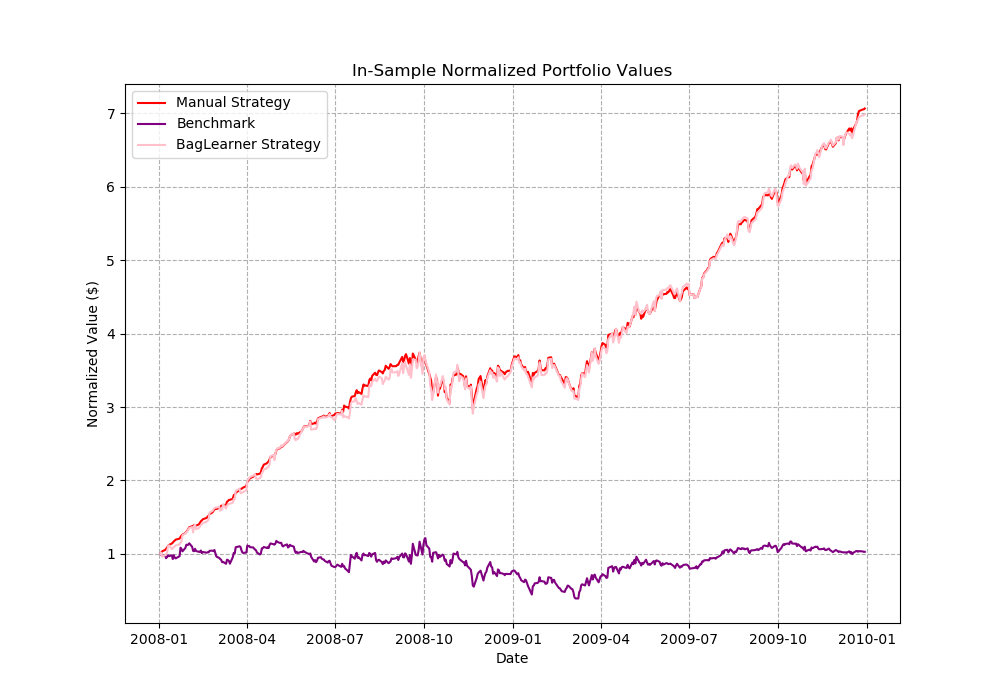

Source code (Python):
import util
import ManualStrategy
import StrategyLearner
import pandas as pd
import marketsimcode
import datetime as dt
import matplotlib.pyplot as plt


def author():
    return 'jpb6'  # replace tb34 with your Georgia Tech username.


def inSample():
    start_date = dt.datetime(2008, 1, 1)
    end_date = dt.datetime(2009, 12, 30)
    symbols = ["JPM"]
    trades, long, short = ManualStrategy.manualStrategy(symbols, start_date, end_date, starting_value=100000)
    manualPortVals = marketsimcode.compute_portvals(orders_df=trades, impact=9.95, commission=0.005)
    crManual = (manualPortVals[-1] / manualPortVals[0]) - 1
    drManual = (manualPortVals[1:] / manualPortVals.shift(1)) - 1
    std_drManual = drManual.std()
    mean_drManual = drManual.mean()
    manualNorm = manualPortVals / manualPortVals[0]

    benchmarkPortVals = pd.DataFrame(util.get_data(["JPM"], pd.date_range(start_date, end_date)))
    benchmarkPortVals.fillna(method='ffill', inplace=True)
    benchmarkPortVals.fillna(method='bfill', inplace=True)
    benchmarkPortVals = benchmarkPortVals.drop(['SPY'], axis=1)
    crBenchmark = (benchmarkPortVals.iloc[-1] / benchmarkPortVals.iloc[0]) - 1
    drBenchmark = (benchmarkPortVals.iloc[1:] / benchmarkPortVals.shift(1)) - 1
    std_drBenchmark = drBenchmark.std()
    mean_drBenchmark = drBenchmark.mean()
    benchmarkNorm = benchmarkPortVals / benchmarkPortVals.iloc[0]

    learner = StrategyLearner.StrategyLearner(verbose=True, impact=0.000)
    learner.add_evidence(symbol='JPM', sd=start_date, ed=end_date, sv=100000)
    trades = learner.testPolicy(symbol='JPM', sd=start_date, ed=end_date, sv=100000)

    portvals = marketsimcode.compute_portvals(orders_df=trades, impact=9.95, commission=0.005)
    cr = (portvals[-1] / portvals[0]) - 1
    dr = (portvals[1:] / portvals.shift(1)) - 1
    std_dr = dr.std()
    mean_dr = dr.mean()
    norm = portvals / portvals[0]

    f = open("p8_exp1_results.txt", "a")
    f.truncate(0)
    f.write(
        "MANUAL STRAT VALS: \n CR = " + str(crManual) + "\n STD_DR = " + str(std_drManual) + "\n MEAN_DR = " + str(
            mean_drManual) +
        "\n\nBENCHMARK STRAT VALS: \n CR = " + str(crBenchmark) + "\n STD_DR = " + str(
            std_drBenchmark) + "\n MEAN_DR = " + str(mean_drBenchmark) + "\n" +
        "\n\nBAGLEARNER STRAT VALS: \n CR = " + str(cr) + "\n STD_DR = " + str(
            std_dr) + "\n MEAN_DR = " + str(mean_dr) + "\n")
    f.close()

    f = plt.figure()
    f.set_figwidth(10)
    f.set_figheight(7)
    plt.plot(manualNorm, label="Manual Strategy", color="red")
    plt.plot(benchmarkNorm, label="Benchmark", color="purple")
    plt.plot(norm, label="BagLearner Strategy", color="pink")
    plt.grid(linestyle="--")
    plt.legend(loc="best")
    plt.title("In-Sample Normalized Portfolio Values")
    plt.xlabel("Date")
    plt.ylabel("Normalized Value ($)")
    plt.savefig("experiment1.png")
    plt.clf()
    plt.close(f)


def outSample():
    start_date = dt.datetime(2010, 1, 1)
    end_date = dt.datetime(2011, 12, 30)
    symbols = ["JPM"]
    trades, long, short = ManualStrategy.manualStrategy(symbols, start_date, end_date, starting_value=100000)
    manualPortVals = marketsimcode.compute_portvals(orders_df=trades, impact=9.95, commission=0.005)
    crManual = (manualPortVals[-1] / manualPortVals[0]) - 1
    drManual = (manualPortVals[1:] / manualPortVals.shift(1)) - 1
    std_drManual = drManual.std()
    mean_drManual = drManual.mean()
    manualNorm = manualPortVals / manualPortVals[0]

    benchmarkPortVals = pd.DataFrame(util.get_data(["JPM"], pd.date_range(start_date, end_date)))
    benchmarkPortVals.fillna(method='ffill', inplace=True)
    benchmarkPortVals.fillna(method='bfill', inplace=True)
    benchmarkPortVals = benchmarkPortVals.drop(['SPY'], axis=1)
    crBenchmark = (benchmarkPortVals.iloc[-1] / benchmarkPortVals.iloc[0]) - 1
    drBenchmark = (benchmarkPortVals.iloc[1:] / benchmarkPortVals.shift(1)) - 1
    std_drBenchmark = drBenchmark.std()
    mean_drBenchmark = drBenchmark.mean()
    benchmarkNorm = benchmarkPortVals / benchmarkPortVals.iloc[0]

    learner = StrategyLearner.StrategyLearner(verbose=True, impact=0.000)
    learner.add_evidence(symbol='JPM', sd=dt.datetime(2008, 1, 1), ed=dt.datetime(2009, 12, 30), sv=100000)
    trades = learner.testPolicy(symbol='JPM', sd=start_date, ed=end_date, sv=100000)

    portvals = marketsimcode.compute_portvals(orders_df=trades, impact=9.95, commission=0.005)
    cr = (portvals[-1] / portvals[0]) - 1
    dr = (portvals[1:] / portvals.shift(1)) - 1
    std_dr = dr.std()
    mean_dr = dr.mean()
    norm = portvals / portvals[0]

    f = open("p8_exp1OUT_results.txt", "a")
    f.truncate(0)
    f.write(
        "MANUAL STRAT VALS: \n CR = " + str(crManual) + "\n STD_DR = " + str(std_drManual) + "\n MEAN_DR = " + str(
            mean_drManual) +
        "\n\nBENCHMARK STRAT VALS: \n CR = " + str(crBenchmark) + "\n STD_DR = " + str(
            std_drBenchmark) + "\n MEAN_DR = " + str(mean_drBenchmark) + "\n" +
        "\n\nBAGLEARNER STRAT VALS: \n CR = " + str(cr) + "\n STD_DR = " + str(
            std_dr) + "\n MEAN_DR = " + str(mean_dr) + "\n")
    f.close()

    f = plt.figure()
    f.set_figwidth(10)
    f.set_figheight(7)
    plt.plot(manualNorm, label="Manual Strategy", color="red")
    plt.plot(benchmarkNorm, label="Benchmark", color="purple")
    plt.plot(norm, label="BagLearner Strategy", color="pink")
    plt.grid(linestyle="--")
    plt.legend(loc="best")
    plt.title("Out-Sample Normalized Portfolio Values")
    plt.xlabel("Date")
    plt.ylabel("Normalized Value ($)")
    plt.savefig("experiment1OUT.png")
    plt.clf()
    plt.close(f)


if __name__ == "__main__":
    # inSample()
    outSample()
